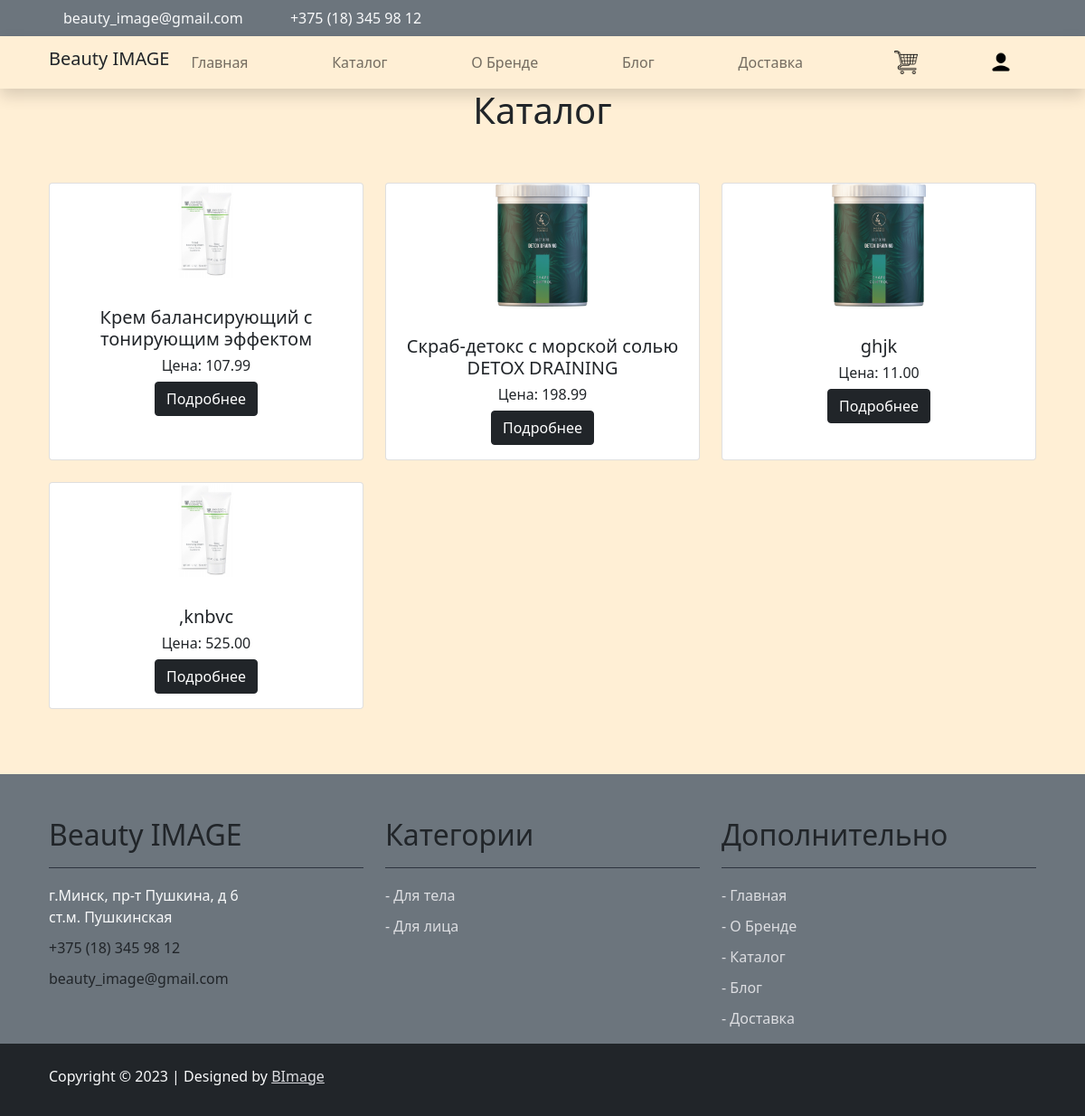
Before: /catalog/ with the older database file.
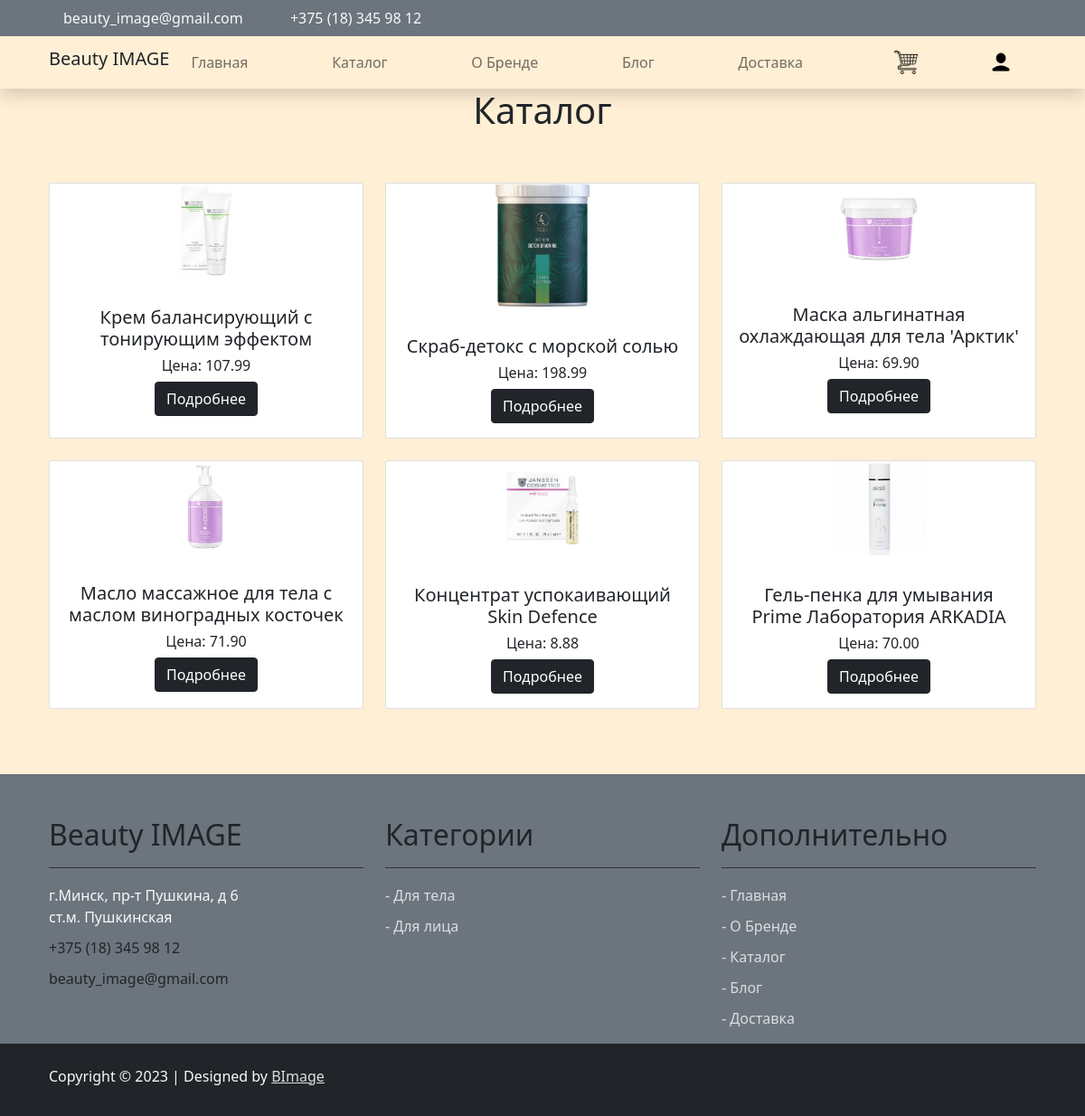
After: the same page with the newer database file.
### catalog/models.py (models this page shows, shortened)
class Product(models.Model):
    article = models.CharField(max_length=10)
    name = models.CharField(max_length=200)
    description = models.TextField(null=True)
    stock = models.PositiveIntegerField()
    price = models.DecimalField(max_digits=7, decimal_places=2)
    image = models.ImageField(upload_to='img/')
    available = models.BooleanField(default=True)
    created = models.DateTimeField(auto_now_add=True)
    updated = models.DateTimeField(auto_now=True)
    category = models.ForeignKey(Category, on_delete=models.CASCADE)

### catalog/views.py (the view)
# urls.py: urlpatterns = [path("", views.product_index, name='product_index'),
def product_index(request):
    categories = Category.objects.all()
    products = Product.objects.filter(available=True)
    context = {
        'categories': categories,
        'products': products
    }
    return render(request, 'product_index.html', context)

### cart/context_processors.py (called while the page is built)
def cart(request):
    return {'cart': Cart(request)}

### catalog/templates/product_index.html (shortened to what this page needs)
{% extends "base.html" %}
{% block page_content %}
<center>
    <h1>Каталог</h1>
    <div class="container py-5">
        <div class="row">
            {% for product in products %}
            <div class="col-12 col-md-4 mb-4">
                <div class="card h-100">
                    <p class="aligncenter">
                        <img src="{{ product.image.url }}" alt="" width="30%">
                    </p>
                    <div class="card-body">
                        <h5 class="card-title">{{ product.name }}</h5>
                        <h6 class="card-text">Цена: {{ product.price }}</h6>
                        <a href="{% url 'product_detail' product.id %}"
                           class="btn btn-dark">
                            Подробнее
                        </a>
                    </div>
                </div>
            </div>
            {% endfor %}
        </div>
    </div>
</center>
{% endblock %}

### templates/base.html (shortened to what this page needs)
<!DOCTYPE html>
{% load static %}
<html lang="ru">
<head>
    <link href="https://cdn.jsdelivr.net/npm/bootstrap@5.2.2/dist/css/bootstrap.min.css" rel="stylesheet">
    <link rel="stylesheet" href="{% static 'css/bootstrap.min.css' %}">
    <link rel="stylesheet" href="{% static '/css/base.css' %}">
</head>
<body>
    <nav class="navbar navbar-expand-lg bg-secondary navbar-black d-none d-lg-block">
        <div class="container text-light">
            <div class="w-100 d-flex justify-content-between">
                <div>
                    <a class="navbar-sm-brand text-light text-decoration-none" href="mailto:beauty_image@gmail.com">beauty_image@gmail.com</a>
                    <a class="navbar-sm-brand text-light text-decoration-none" href="tel:+375183459812">+375 (18) 345 98
                        12</a>
                </div>
            </div>
        </div>
    </nav>
    <nav class="navbar navbar-expand-lg navbar-light shadow" id="templatemo_nav">
        <div class="container d-flex justify-content-between align-items-center">
            <a class="navbar-brand text-dark logo h1 align-self-center" href="{% url 'main' %}">
                Beauty IMAGE
            </a>
            <div class="align-self-center collapse navbar-collapse flex-fill  d-lg-flex justify-content-lg-between">
                <div class="col-md-10">
                    <ul class="nav navbar-nav d-flex justify-content-between mx-lg-auto">
                        <li class="nav-item">
                            <a class="nav-link" href="{% url 'main' %}">Главная</a>
                        </li>
                        <li class="nav-item">
                            <a class="nav-link" href="{% url 'product_index' %}">Каталог</a>
                        </li>
                        <li class="nav-item">
                            <a class="nav-link" href="{% url 'about' %}">О Бренде</a>
                        </li>
                        <li class="nav-item">
                            <a class="nav-link" href="{% url 'blog_index' %}">Блог</a>
                        </li>
                        <li class="nav-item">
                            <a class="nav-link" href="{% url 'delivery' %}">Доставка</a>
                        </li>
                        <li class="nav-item">
                            <a class="nav-link"></a>
                        </li>
                    </ul>
                </div>
                <div class="col-md-20">
                    <div class="cart">
                        <a href="{% url 'cart_detail' %}">
                            <img src="{% static 'images/cart1.png' %}" alt="" width="25%"></a>
                    </div>
                </div>
                <div class="col-md-20">
                    <div class="user">
                        {% if request.user.is_authenticated %}
                        <a href="{% url 'profile' %}">
                            <img src="{% static 'images/user1.png' %}" alt="" width="50%"></a>
                        {% else %}
                        <a href="{% url 'login' %}">
                            <img src="{% static 'images/user1.png' %}" alt="" width="50%"></a>
                        {% endif %}
                    </div>
                </div>
            </div>
        </div>
    </nav>
    {% block page_content %}
    {% endblock %}
    <footer class="bg-secondary" id="tempaltemo_footer">
        <div class="container">
            <div class="row">
                <div class="col-md-4 pt-5">
                    <h2 class="h2 text-dark border-bottom pb-3 border-light logo">Beauty IMAGE</h2>
                    <ul class="list-unstyled text-light footer-link-list">
                        <li>
                            г.Минск, пр-т Пушкина, д 6<br>
                            ст.м. Пушкинская
                        </li>
                        <li>
                            <a class="text-dark text-decoration-none" href="tel:+375183459812">+375 (18) 345 98 12</a>
                        </li>
                        <li>
                            <a class="text-dark text-decoration-none" href="mailto:beauty_image@gmail.com">beauty_image@gmail.com</a>
                        </li>
                    </ul>
                </div>
                <div class="col-md-4 pt-5">
                    <h2 class="h2 text-dark border-bottom pb-3 border-light">Категории</h2>
                    <ul class="list-unstyled text-light footer-link-list">
                        <li><a class="text-decoration-none" href="{% url 'product_index' %}">- Для тела</a></li>
                        <li><a class="text-decoration-none" href="{% url 'product_index' %}">- Для лица</a></li>
                    </ul>
                </div>
                <div class="col-md-4 pt-5">
                    <h2 class="h2 text-dark border-bottom pb-3 border-light">Дополнительно</h2>
                    <ul class="list-unstyled text-light footer-link-list">
                        <li><a class="text-decoration-none" href="{% url 'main' %}">- Главная</a></li>
                        <li><a class="text-decoration-none" href="{% url 'about' %}">- О Бренде</a></li>
                        <li><a class="text-decoration-none" href="{% url 'product_index' %}">- Каталог</a></li>
                        <li><a class="text-decoration-none" href="{% url 'blog_index' %}">- Блог</a></li>
                        <li><a class="text-decoration-none" href="{% url 'delivery' %}">- Доставка</a></li>
                    </ul>
                </div>
            </div>
        </div>
        <div class="w-100 bg-dark py-3">
                <div class="container">
                    <div class="row pt-2">
                        <div class="col-12">
                            <p class="text-left text-light">
                                Copyright &copy; 2023
                                | Designed by <a rel="sponsored" href="mailto:beauty_image@gmail.com">BImage</a>
                            </p>
                        </div>
                    </div>
                </div>
            </div>
    </footer>
</body>
</html>

### static/css/base.css (style rules this page uses)
body { background-color: #FFEFD5 }
#tempaltemo_footer a { color: #dcdde1; }
#tempaltemo_footer ul.footer-link-list li { padding-top: 10px; }
#tempaltemo_footer .border-light { border-color: #2d343f !important; }

### catalog/templates/product_index.html (style rules this page uses)
.aligncenter { text-align: center; }

Changed rows visible on the page:
changed Product: name "Скраб-детокс с морской солью DETOX DRAINING" → "Скраб-детокс с морской солью"
changed Product: image: a different picture; name "ghjk" → "Маска альгинатная охлаждающая для тела 'Арктик'"; price "11.00" → "69.90"
changed Product: image: a different picture; name ",knbvc" → "Масло массажное для тела с маслом виноградных косточек"; price "525.00" → "71.90"
added Product: image (picture), name "Концентрат успокаивающий Skin Defence", price "8.88"
added Product: image (picture), name "Гель-пенка для умывания Prime Лаборатория ARKADIA", price "70.00"
